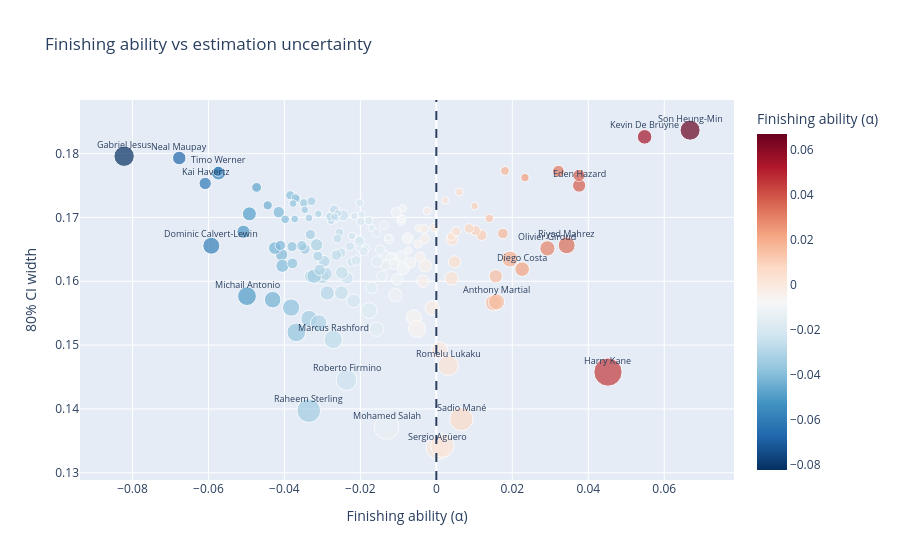

Notebook code for this chart:
### Code cell
import plotly.express as px
import plotly.graph_objects as go

highlight_players = [
    "Gabriel Jesus", "Harry Kane", "Michail Antonio", "Dominic Calvert-Lewin",
    "Kevin De Bruyne", "Son Heung-Min", "Mohamed Salah", "Marcus Rashford",
    "Raheem Sterling", "Sergio Agüero", "Romelu Lukaku", "Sadio Mané",
    "Alexis Sanchez", "Anthony Martial", "Olivier Giroud",
    "Diego Costa", "Timo Werner", "Riyad Mahrez",
    "Roberto Firmino", "Eden Hazard", "Neal Maupay", "Kai Havertz"
]

fig = px.scatter(
    alpha_summary_filtered,
    x="alpha_mean",
    y="ci_width",
    size="npxg",
    color="alpha_mean",
    hover_name="player",
    color_continuous_scale="RdBu_r",
    title="Finishing ability vs estimation uncertainty",
    labels={
        "alpha_mean": "Finishing ability (α)",
        "ci_width":   "80% CI width",
        "npxg":       "Total xG (training)"
    }
)
fig.add_vline(x=0, line_dash="dash")

# Add labels for highlighted players
labeled = alpha_summary_filtered[alpha_summary_filtered["player"].isin(highlight_players)]

for _, row in labeled.iterrows():
    fig.add_annotation(
        x=row["alpha_mean"],
        y=row["ci_width"],
        text=row["player"],
        showarrow=False,
        xshift=0,
        yshift=12,
        font=dict(size=9),
        xanchor="center"
    )

fig.show()

### Figure 1 — Plotly figure (JSON) as saved in the notebook; plotly's stock layout.template omitted (floating-point values rounded to 4 significant figures; data arrays with more than 128 entries replaced by an {"elided": "..."} marker saying what was removed)
{"data": [{"hovertemplate": "<b>%{hovertext}</b><br><br>Finishing ability (α)=%{marker.color}<br>80% CI width=%{y}<br>Total xG (training)=%{marker.size}<extra></extra>", "hovertext": {"elided": "154 str values"}, "legendgroup": "", "marker": {"color": {"elided": "154 float values"}, "coloraxis": "coloraxis", "size": {"elided": "154 float values"}, "sizemode": "area", "sizeref": 0.3844, "symbol": "circle"}, "mode": "markers", "name": "", "orientation": "v", "showlegend": false, "type": "scatter", "x": {"elided": "154 float values"}, "xaxis": "x", "y": {"elided": "154 float values"}, "yaxis": "y"}], "layout": {"annotations": [{"font": {"size": 9}, "showarrow": false, "text": "Sergio Agüero", "x": 0.0003832, "xanchor": "center", "xshift": 0, "y": 0.1339, "yshift": 12}, {"font": {"size": 9}, "showarrow": false, "text": "Harry Kane", "x": 0.04518, "xanchor": "center", "xshift": 0, "y": 0.1458, "yshift": 12}, {"font": {"size": 9}, "showarrow": false, "text": "Diego Costa", "x": 0.02259, "xanchor": "center", "xshift": 0, "y": 0.1619, "yshift": 12}, {"font": {"size": 9}, "showarrow": false, "text": "Olivier Giroud", "x": 0.02925, "xanchor": "center", "xshift": 0, "y": 0.1652, "yshift": 12}, {"font": {"size": 9}, "showarrow": false, "text": "Eden Hazard", "x": 0.03759, "xanchor": "center", "xshift": 0, "y": 0.175, "yshift": 12}, {"font": {"size": 9}, "showarrow": false, "text": "Romelu Lukaku", "x": 0.003126, "xanchor": "center", "xshift": 0, "y": 0.1468, "yshift": 12}, {"font": {"size": 9}, "showarrow": false, "text": "Sadio Mané", "x": 0.006586, "xanchor": "center", "xshift": 0, "y": 0.1384, "yshift": 12}, {"font": {"size": 9}, "showarrow": false, "text": "Raheem Sterling", "x": -0.03358, "xanchor": "center", "xshift": 0, "y": 0.1397, "yshift": 12}, {"font": {"size": 9}, "showarrow": false, "text": "Riyad Mahrez", "x": 0.03431, "xanchor": "center", "xshift": 0, "y": 0.1656, "yshift": 12}, {"font": {"size": 9}, "showarrow": false, "text": "Anthony Martial", "x": 0.01587, "xanchor": "center", "xshift": 0, "y": 0.1568, "yshift": 12}, {"font": {"size": 9}, "showarrow": false, "text": "Roberto Firmino", "x": -0.02365, "xanchor": "center", "xshift": 0, "y": 0.1445, "yshift": 12}, {"font": {"size": 9}, "showarrow": false, "text": "Michail Antonio", "x": -0.04984, "xanchor": "center", "xshift": 0, "y": 0.1577, "yshift": 12}, {"font": {"size": 9}, "showarrow": false, "text": "Kevin De Bruyne", "x": 0.05483, "xanchor": "center", "xshift": 0, "y": 0.1826, "yshift": 12}, {"font": {"size": 9}, "showarrow": false, "text": "Son Heung-Min", "x": 0.06681, "xanchor": "center", "xshift": 0, "y": 0.1837, "yshift": 12}, {"font": {"size": 9}, "showarrow": false, "text": "Marcus Rashford", "x": -0.02716, "xanchor": "center", "xshift": 0, "y": 0.1509, "yshift": 12}, {"font": {"size": 9}, "showarrow": false, "text": "Mohamed Salah", "x": -0.0131, "xanchor": "center", "xshift": 0, "y": 0.1372, "yshift": 12}, {"font": {"size": 9}, "showarrow": false, "text": "Gabriel Jesus", "x": -0.08219, "xanchor": "center", "xshift": 0, "y": 0.1796, "yshift": 12}, {"font": {"size": 9}, "showarrow": false, "text": "Dominic Calvert-Lewin", "x": -0.05924, "xanchor": "center", "xshift": 0, "y": 0.1656, "yshift": 12}, {"font": {"size": 9}, "showarrow": false, "text": "Neal Maupay", "x": -0.06768, "xanchor": "center", "xshift": 0, "y": 0.1793, "yshift": 12}, {"font": {"size": 9}, "showarrow": false, "text": "Timo Werner", "x": -0.05741, "xanchor": "center", "xshift": 0, "y": 0.1772, "yshift": 12}, {"font": {"size": 9}, "showarrow": false, "text": "Kai Havertz", "x": -0.06086, "xanchor": "center", "xshift": 0, "y": 0.1753, "yshift": 12}], "coloraxis": {"colorbar": {"title": {"text": "Finishing ability (α)"}}, "colorscale": [[0, "rgb(5,48,97)"], [0.1, "rgb(33,102,172)"], [0.2, "rgb(67,147,195)"], [0.3, "rgb(146,197,222)"], [0.4, "rgb(209,229,240)"], [0.5, "rgb(247,247,247)"], [0.6, "rgb(253,219,199)"], [0.7, "rgb(244,165,130)"], [0.8, "rgb(214,96,77)"], [0.9, "rgb(178,24,43)"], [1, "rgb(103,0,31)"]]}, "legend": {"itemsizing": "constant", "tracegroupgap": 0}, "shapes": [{"line": {"dash": "dash"}, "type": "line", "x0": 0, "x1": 0, "xref": "x", "y0": 0, "y1": 1, "yref": "y domain"}], "title": {"text": "Finishing ability vs estimation uncertainty"}, "xaxis": {"anchor": "y", "domain": [0, 1], "title": {"text": "Finishing ability (α)"}}, "yaxis": {"anchor": "x", "domain": [0, 1], "title": {"text": "80% CI width"}}}}
